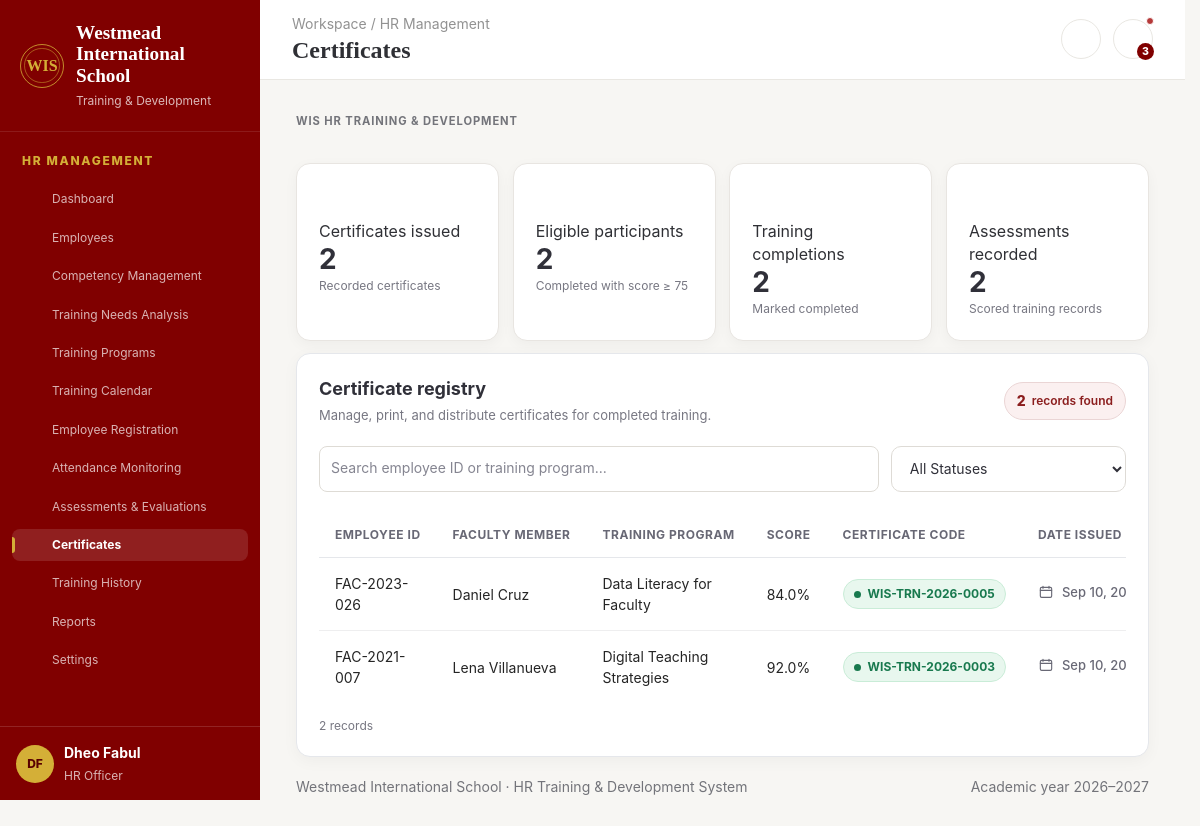
Screenshot of /admin/certificates.php (signed in) with the database file from the repository.
### tables this page shows
CREATE TABLE `registrations` (
  `id` int(10) UNSIGNED NOT NULL,
  `employee_id` int(10) UNSIGNED NOT NULL,
  `program_id` int(10) UNSIGNED NOT NULL,
  `status` enum('Registered','In Progress','Completed','Withdrawn') NOT NULL DEFAULT 'Registered',
  `registered_at` timestamp NOT NULL DEFAULT current_timestamp()
);

CREATE TABLE `employees` (
  `id` int(10) UNSIGNED NOT NULL,
  `employee_code` varchar(30) NOT NULL,
  `first_name` varchar(80) NOT NULL,
  `last_name` varchar(80) NOT NULL,
  `email` varchar(160) NOT NULL,
  `phone` varchar(35) DEFAULT NULL,
  `department` varchar(100) NOT NULL,
  `job_title` varchar(120) NOT NULL,
  `specialization` varchar(120) NOT NULL,
  `hire_date` date DEFAULT NULL,
  `employment_status` enum('Active','On Leave','Inactive') NOT NULL DEFAULT 'Active',
  `created_at` timestamp NOT NULL DEFAULT current_timestamp()
);

CREATE TABLE `training_programs` (
  `id` int(10) UNSIGNED NOT NULL,
  `title` varchar(180) NOT NULL,
  `category` varchar(120) NOT NULL,
  `specialization` varchar(120) NOT NULL,
  `description` text DEFAULT NULL,
  `trainer_user_id` int(10) UNSIGNED DEFAULT NULL,
  `start_date` date NOT NULL,
  `end_date` date DEFAULT NULL,
  `start_time` time DEFAULT NULL,
  `venue` varchar(160) DEFAULT NULL,
  `capacity` smallint(5) UNSIGNED NOT NULL DEFAULT 30,
  `status` enum('Draft','Upcoming','Ongoing','Completed','Cancelled') NOT NULL DEFAULT 'Upcoming',
  `created_by` int(10) UNSIGNED DEFAULT NULL,
  `created_at` timestamp NOT NULL DEFAULT current_timestamp()
);

CREATE TABLE `certificates` (
  `id` int(10) UNSIGNED NOT NULL,
  `registration_id` int(10) UNSIGNED NOT NULL,
  `certificate_code` varchar(50) NOT NULL,
  `issued_at` date NOT NULL,
  `approved_by` int(10) UNSIGNED DEFAULT NULL
);

### admin/certificates.php (called while the page is built, shortened)
<?php
require_once __DIR__ . '/../includes/page_bootstrap.php';
require_once __DIR__ . '/../includes/layout.php';
require_once __DIR__ . '/../includes/renderers/certificates.php';
$content = render_certificates($pdo, $user);

### includes/page_bootstrap.php (called while the page is built, shortened)
<?php
require_once __DIR__ . '/../config/db.php';
require_once __DIR__ . '/functions.php';
require_once __DIR__ . '/actions.php';
require_once __DIR__ . '/render_helpers.php';
require_once __DIR__ . '/layout.php';
$user = current_user();

### includes/renderers/certificates.php (the view, shortened to what this page needs)
<?php
function render_certificates(PDO $pdo, array $user): string
{
    $role = strtolower(trim((string) ($user['role'] ?? '')));
    $sql = '
        SELECT
            r.id AS registration_id,
            e.employee_code,
            e.first_name,
            e.last_name,
            e.email AS employee_email,
            p.title,
            ev.score,
            c.certificate_code,
            c.issued_at
        FROM registrations r
        INNER JOIN employees e
            ON e.id = r.employee_id
        INNER JOIN training_programs p
            ON p.id = r.program_id
        INNER JOIN evaluations ev
            ON ev.registration_id = r.id
        LEFT JOIN certificates c
            ON c.registration_id = r.id
        WHERE r.status = ?
          AND ev.score >= ?
    ';
    $params = ['Completed', 75];
    $sql .= ' ORDER BY c.issued_at DESC, r.id DESC';
    $stmt = $pdo->prepare($sql);
    $stmt->execute($params);
    $rowsData = $stmt->fetchAll(PDO::FETCH_ASSOC);
    $registryCount = count($rowsData);
    $rows = [];
    foreach ($rowsData as $record) {
        $registrationId = (int) $record['registration_id'];
        $employeeName = trim(
            (string) ($record['first_name'] ?? '')
                . ' '
                . (string) ($record['last_name'] ?? '')
        );
        $employeeCode = (string) ($record['employee_code'] ?? '');
        $employeeEmail = trim((string) ($record['employee_email'] ?? ''));
        $programTitle = (string) ($record['title'] ?? '');
        $certificateCode = trim(
            (string) ($record['certificate_code'] ?? '')
        );
        $issuedAt = trim((string) ($record['issued_at'] ?? ''));
        $hasCertificate = $certificateCode !== '';
        $certificate = $hasCertificate
            ? '<span class="badge badge-success certificate-status">'
            . '<span class="certificate-status-dot" aria-hidden="true"></span>'
            . h($certificateCode)
            . '</span>'
            : '<span class="badge badge-warn certificate-status">'
            . '<span class="certificate-status-dot" aria-hidden="true"></span>'
            . 'Eligible to issue'
            . '</span>';
        if ($hasCertificate) {
            $timestamp = $issuedAt !== ''
                ? strtotime($issuedAt)
                : false;
            $dateAction = $timestamp !== false
                ? '<span class="certificate-issued-date">'
                . '<svg viewBox="0 0 24 24" aria-hidden="true">'
                . '<rect x="3.5" y="5" width="17" height="15" rx="2"/>'
                . '<path d="M7.5 3.5v3M16.5 3.5v3M3.5 9.5h17"/>'
                . '</svg>'
                . h(date('M j, Y', $timestamp))
                . '</span>'
                : '<span class="certificate-issued-date certificate-date-unknown">'
                . 'Date unavailable'
                . '</span>';
        } else {
            $dateAction = '<span class="certificate-review-status">'
                . 'Pending HR review'
                . '</span>';
        }
        if ($hasCertificate) {
            $printAction = '<button type="button" '
                . 'class="certificate-action-btn certificate-print-btn" '
                . 'data-certificate-print '
                . 'data-employee="' . h($employeeName) . '" '
                . 'data-employee-id="' . h($employeeCode) . '" '
                . 'data-program="' . h($programTitle) . '" '
                . 'data-score="' . h(number_format((float) $record['score'], 1)) . '" '
                . 'data-certificate-code="' . h($certificateCode) . '" '
                . 'data-issued-at="' . h($issuedAt) . '" '
                . 'aria-label="Print certificate for ' . h($employeeName) . '" '
                . 'title="Print certificate">'
                . '<i class="fa fa-print" aria-hidden="true"></i>'
                . '</button>';
        }
        if ($hasCertificate && $role === 'admin') {
            if (filter_var($employeeEmail, FILTER_VALIDATE_EMAIL)) {
                $sendAction = '<form method="post" class="certificate-send-form">'
                    . '<input type="hidden" name="csrf_token" value="'
                    . h(csrf_token())
                    . '">'
                    . '<input type="hidden" name="action" value="send_certificate_email">'
                    . '<input type="hidden" name="registration_id" value="'
                    . $registrationId
                    . '">'
                    . '<button type="submit" '
                    . 'class="certificate-action-btn certificate-send-btn" '
                    . 'title="Send certificate by email" '
                    . 'aria-label="Send certificate to ' . h($employeeName) . '">'
                    . '<i class="fa fa-paper-plane" aria-hidden="true"></i>'
                    . '</button>'
                    . '</form>';
            } else {
                $sendAction = '<span class="certificate-send-unavailable" '
                    . 'title="Employee email unavailable">'
                    . '<i class="fa fa-envelope" aria-hidden="true"></i>'
                    . '</span>';
            }
        } else {
            $sendAction = '<span class="certificate-send-unavailable" '
                . 'title="' . ($hasCertificate ? 'Admin only' : 'Issue certificate first') . '">'
                . '<i class="fa-solid fa-envelope" aria-hidden="true"></i>'
                . '</span>';
        }
        $actions = '<div class="certificate-row-actions">'
            . $printAction
            . $sendAction
            . '</div>';
        $rows[] = [
            h($employeeCode),
            h($employeeName !== '' ? $employeeName : 'Unknown employee'),
            h($programTitle),
            h(number_format((float) $record['score'], 1) . '%'),
            $certificate,
            $dateAction,
            $actions,
        ];
    }
    $metrics = '<div class="metrics four">'
        . metric(
            'Certificates issued',
            db_count($pdo, 'certificates'),
            'Recorded certificates',
            'award',
            'green'
        )
        . metric(
            'Eligible participants',
            $registryCount,
            'Completed with score ≥ 75',
            'check',
            'gold'
        )
        . metric(
            'Training completions',
            db_count($pdo, 'registrations', "status='Completed'"),
            'Marked completed',
            'book'
        )
        . metric(
            'Assessments recorded',
            db_count($pdo, 'evaluations'),
            'Scored training records',
            'chart',
            'blue'
        )
        . '</div>';
    $registryHeader = '<div class="certificate-registry-header">'
        . '<div class="certificate-registry-heading">'
        . '<h2>Certificate registry</h2>'
        . '<p>Manage, print, and distribute certificates for completed training.</p>'
        . '</div>'
        . '<span class="certificate-registry-count">'
        . '<strong class="certificate-registry-count-number">'
        . $registryCount
        . '</strong>'
        . '<span>'
        . ($registryCount === 1 ? 'record found' : 'records found')
        . '</span>'
        . '</span>'
        . '</div>';
    $toolbar = '<div class="certificate-toolbar">'
        . '<label class="certificate-search">'
        . '<span class="sr-only">Search certificates</span>'
        . '<input type="search" data-certificate-search '
        . 'placeholder="Search employee ID or training program..." '
        . 'aria-label="Search certificates">'
        . '</label>'
        . '<label class="certificate-status-filter">'
        . '<span class="sr-only">Filter by certificate status</span>'
        . '<select data-certificate-status aria-label="Filter by certificate status">'
        . '<option value="">All Statuses</option>'
        . '<option value="issued">Issued</option>'
        . '<option value="eligible">Eligible to issue</option>'
        . '</select>'
        . '</label>'
        . '</div>';
    return '<div class="certificates-page">'
        . page_intro(
            '',
            ''
        )
        . $metrics
        . '<section class="card certificates-registry-card">'
        . $registryHeader
        . $toolbar
        . '<div class="certificates-table-wrap" data-max-rows="5">'
        . render_table(
            [
                'Employee ID',
                'Faculty member',
                'Training program',
                'Score',
                'Certificate code',
                'Date issued',
                'Actions',
            ],
            $rows,
            'No completed registrations qualify for a certificate yet.'
        )
        . '</div>'
        . '<p class="certificate-visible-count" data-certificate-visible-count>'
        . $registryCount
        . ($registryCount === 1 ? ' record' : ' records')
        . '</p>'
        . '</section>'
        . '</div>';
}

### includes/render_helpers.php (shortened to what this page needs)
<?php
function render_table(
    array $headers,
    array $rows,
    string $empty = 'No records found.'
): string {
    $columnCount = count($headers);
    $html = '<div class="table-wrap">'
        . '<table class="data-table">'
        . '<thead><tr>';
    foreach ($headers as $header) {
        $html .= '<th scope="col">' . h((string)$header) . '</th>';
    }
    $html .= '</tr></thead><tbody>';
    if ($rows === []) {
        $html .= '<tr class="table-empty-row"><td colspan="'
            . $columnCount
            . '"><span>' . h($empty) . '</span></td></tr>';
    } else {
        foreach ($rows as $row) {
            $html .= '<tr>';
            foreach (array_slice(array_values($row), 0, $columnCount) as $cell) {
                $html .= '<td>' . (string)$cell . '</td>';
            }
            $missingCells = $columnCount - count($row);
            for ($i = 0; $i < $missingCells; $i++) {
                $html .= '<td></td>';
            }
            $html .= '</tr>';
        }
    }
    return $html . '</tbody></table></div>';
}
function page_intro(string $title, string $description, string $action = ''): string
{
    return '<div class="page-intro">'
        . '<div class="page-intro-copy">'
        . '<span class="eyebrow">WIS HR Training & Development</span>'
        . '<h2>' . h($title) . '</h2>'
        . '<p>' . h($description) . '</p>'
        . '</div>'
        . ($action !== '' ? '<div class="page-intro-actions">' . $action . '</div>' : '')
        . '</div>';
}

### assets/style.css (style rules this page uses)
:root { --font-heading: Georgia, "Times New Roman", serif; --font-body: Inter, ui-sans-serif, system-ui, -apple-system, BlinkMacSystemFont, "Segoe UI", sans-serif; --text-xs: .75rem; --text-sm: .875rem; --text-base: 1rem; --text-lg: 1.125rem; --text-xl: 1.5rem; --text-2xl: 2rem; --text-metric: 1.5rem; --maroon: #800000; --maroon-dark: #590000; --maroon-soft: #f8eded; --gold: #d4af37; --gold-soft: #fff8df; --cream: #fff9ed; --ink: #2f3035; --muted: #73747a; --line: #e9e7e2; --green: #237a57; --green-soft: #eaf7f1; --red: #b53939; --red-soft: #fceded; --blue: #326ca8; --blue-soft: #edf4fb; --shadow: 0 8px 28px rgba(36, 24, 20, .06); font-family: var(--font-body); font-size: var(--text-base); color: var(--ink); background: #f7f6f3; font-synthesis: none; }
*, *::before, *::after { box-sizing: border-box; }
html { min-height: 100%; overflow-y: scroll; scrollbar-gutter: stable; }
body { margin: 0; min-width: 320px; min-height: 100vh; font-family: var(--font-body); color: var(--ink); background: #f7f6f3; line-height: 1.45; }
button, input, select, textarea { font: inherit; }
svg { flex: none; }
h1, h2, h3, h4, p { overflow-wrap: anywhere; }
h1, h2, h3, h4 { color: inherit; }
input, select, textarea { max-width: 100%; }
input:not([type="checkbox"]):not([type="radio"]), select, textarea { width: 100%; min-height: 40px; padding: 9px 11px; border: 1px solid #dedbd5; border-radius: 8px; color: var(--ink); background: #fff; }
.card { min-width: 0; padding: 20px; border: 1px solid var(--line); border-radius: 14px; background: #fff; box-shadow: var(--shadow); }
.table-wrap, .table-responsive { width: 100%; min-width: 0; overflow-x: auto; overscroll-behavior-x: contain; }
table { width: 100%; max-width: 100%; border-collapse: collapse; }
th, td { padding: 12px 14px; border-bottom: 1px solid #efede9; text-align: left; vertical-align: middle; }
th { color: #77777a; background: #faf9f7; font-size: var(--text-xs); font-weight: 800; letter-spacing: .06em; text-transform: uppercase; }
td { font-size: var(--text-sm); }
.badge { display: inline-flex; align-items: center; justify-content: center; gap: 5px; padding: 5px 10px; border-radius: 99px; font-size: var(--text-xs); font-weight: 800; white-space: nowrap; }
.badge-success { color: #176447; background: #e6f5ed; }
.eyebrow { color: var(--muted, #73747a); font-size: .7rem; font-weight: 700; letter-spacing: .08em; text-transform: uppercase; }

### includes/layout.php (style rules this page uses)
html { overflow-y: scroll; scrollbar-gutter: stable; }
.table-wrap { min-width: 0; scrollbar-gutter: stable; overscroll-behavior: contain; }

### rows the page displays
registrations: employee.employee_code "FAC-2023-026", cell "Daniel Cruz", program.title "Data Literacy for Faculty", cell "84.0%"
certificates: certificate_code "WIS-TRN-2026-0005", issued_at "Sep 10,…"
registrations: employee.employee_code "FAC-2021-007", cell "Lena Villanueva", program.title "Digital Teaching Strategies", cell "92.0%"
certificates: certificate_code "WIS-TRN-2026-0003", issued_at "Sep 10,…"

### other values shown
$roleText "HR MANAGEMENT"
$label "Dashboard"
$label "Employees"
$label "Competency Management"
$label "Training Needs Analysis"
$label "Training Programs"
$label "Training Calendar"
$label "Employee Registration"
$label "Attendance Monitoring"
$label "Assessments & Evaluations"
$label "Certificates"
$label "Training History"
$label "Reports"
$label "Settings"
$initial "DF"
